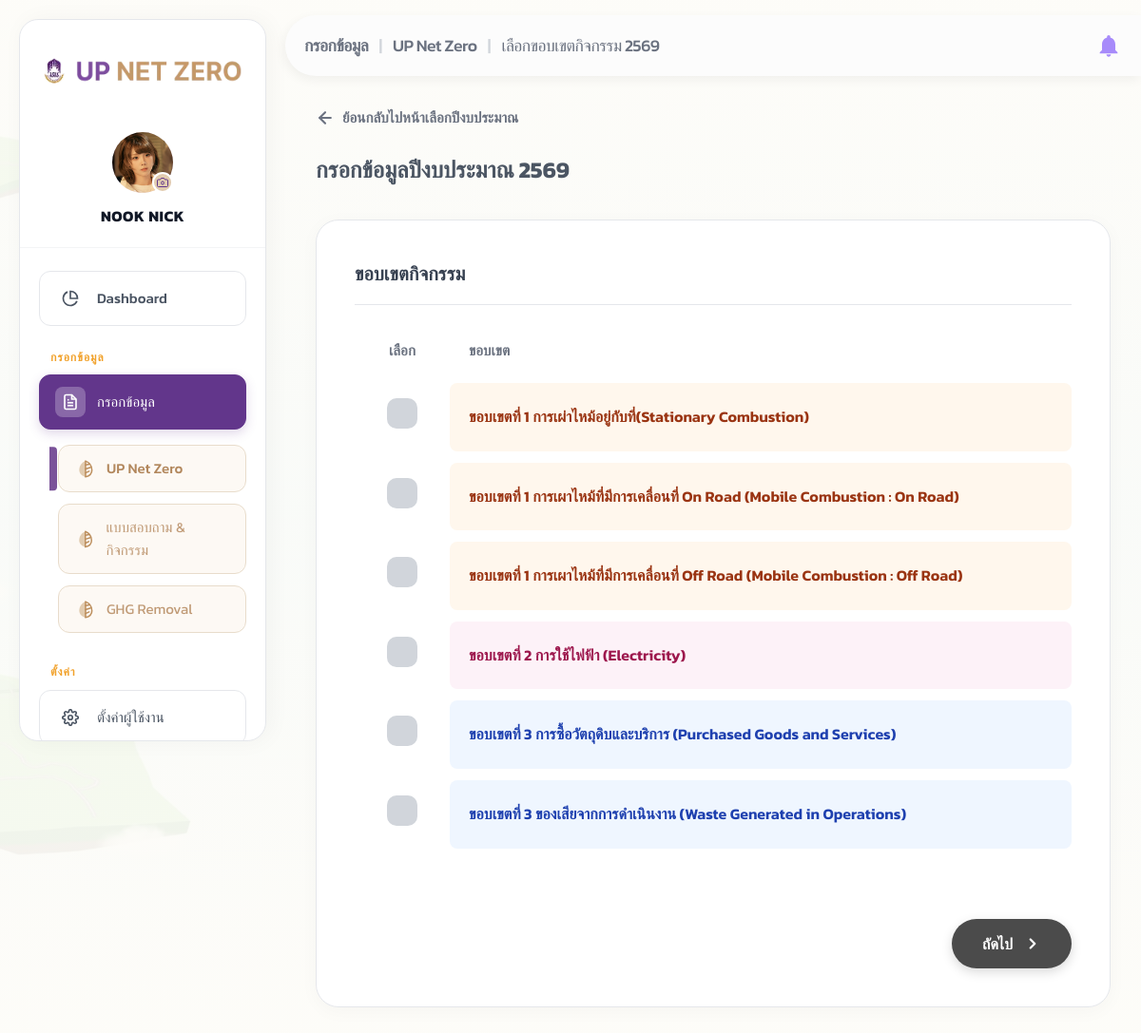
Screenshot of /admin/data_entry.php?year=25 (signed in) with the database file from the repository.
### tables this page shows
CREATE TABLE `admin_year` (
  `id` int(11) NOT NULL AUTO_INCREMENT,
  `year` int(11) NOT NULL,
  `created_at` timestamp NULL DEFAULT current_timestamp(),
  PRIMARY KEY (`id`),
  UNIQUE KEY `uniq_year` (`year`)
);

CREATE TABLE `admin_g` (
  `id` int(11) NOT NULL AUTO_INCREMENT,
  `scope` int(11) DEFAULT NULL,
  `name_tiem` varchar(255) NOT NULL,
  `order_num` int(11) DEFAULT 0,
  PRIMARY KEY (`id`),
  UNIQUE KEY `name_tiem` (`name_tiem`)
);

### config/db.php (called while the page is built, shortened)
<?php
if (!function_exists('asset_v')) {
    function asset_v(string $rel): string
    {
        static $cache = [];
        if (!array_key_exists($rel, $cache)) {
            $abs = dirname(__DIR__) . '/' . ltrim($rel, '/');
            $m = @filemtime($abs);
            $cache[$rel] = $m ? ('?v=' . $m) : '';
        }
        return $cache[$rel];
    }
}

### admin/data_entry.php (the view, shortened to what this page needs)
<?php
require_once __DIR__ . '/../config/db.php';
$pdo = getDB();
$root = '../';
$selected_year = isset($_GET['year']) ? (int) $_GET['year'] : 0;
$stmt = $pdo->prepare('SELECT year FROM admin_year WHERE id = ?');
$stmt->execute([$selected_year]);
$year_data = $stmt->fetch();
$year_name = $year_data ? $year_data['year'] : 'ไม่ระบุ';
$groups = $pdo->query('SELECT * FROM admin_g ORDER BY scope, order_num ASC, id ASC')->fetchAll();
$page_title = "กรอกข้อมูล";
$page_title2 = "UP Net Zero";
$page_title3 = "เลือกขอบเขตกิจกรรม $year_name";
?>
<!DOCTYPE html>
<html lang="th">
<head>
    <link rel="stylesheet" href="<?= $root ?>assets/css/admin.css<?= asset_v('assets/css/admin.css') ?>">
    <link rel="stylesheet" href="<?= $root ?>assets/css/sidebar.css<?= asset_v('assets/css/sidebar.css') ?>">
</head>
<body>
    <?php include_once __DIR__ . '/includes/sidebar.php'; ?>
    <main class="main-content">
        <?php include_once __DIR__ . '/includes/header.php'; ?>
        <div class="data-entry-container">
            <a href="items.php"
                style="display: inline-flex; align-items: center; gap: 8px; color: #6B7280; text-decoration: none; font-weight: 600; margin-bottom: 1.5rem; transition: all 0.2s; font-size: 0.95rem;"
                onmouseover="this.style.color='var(--clr-primary)'; this.style.transform='translateX(-4px)';"
                onmouseout="this.style.color='#6B7280'; this.style.transform='none'">
                <svg width="20" height="20" viewBox="0 0 24 24" fill="none" stroke="currentColor" stroke-width="2.5"
                    stroke-linecap="round" stroke-linejoin="round">
                    <line x1="19" y1="12" x2="5" y2="12"></line>
                    <polyline points="12 19 5 12 12 5"></polyline>
                </svg>
                ย้อนกลับไปหน้าเลือกปีงบประมาณ
            </a>
            <h2 class="main-heading">กรอกข้อมูลปีงบประมาณ <?= $year_name ?></h2>
            <div class="entry-card">
                <div class="entry-card-title">ขอบเขตกิจกรรม</div>
                <form action="data_entry_items.php" method="GET">
                    <table class="scope-table">
                        <thead>
                            <tr>
                                <th style="width: 100px; display: flex; justify-content: center;">เลือก</th>
                                <th>ขอบเขต</th>
                            </tr>
                        </thead>
                        <tbody>
                            <?php foreach ($groups as $g): ?>
                                <?php
                                $scope_class = "scope-" . $g['scope'] . "-row";
                                $scope_prefix = "ขอบเขตที่ " . $g['scope'];
                                ?>
                                <tr class="scope-row <?= $scope_class ?>"
                                    onclick="const cb = this.querySelector('input'); cb.checked = !cb.checked;">
                                    <td>
                                        <label class="radio-container">
                                            <span class="checkmark">
                                            </span>
                                        </label>
                                    </td>
                                    <td>
                                        <?= $scope_prefix ?>     <?= htmlspecialchars($g['name_tiem']) ?>
                                    </td>
                                </tr>
                            <?php endforeach; ?>
                        </tbody>
                    </table>
                    <div class="footer-actions">
                        <button type="submit" class="btn-next">
                            ถัดไป
                            <svg viewBox="0 0 24 24" fill="none" stroke="currentColor" stroke-width="3"
                                stroke-linecap="round" stroke-linejoin="round">
                                <path d="m9 18 6-6-6-6" />
                            </svg>
                        </button>
                    </div>
                </form>
            </div>
        </div>
    </main>
</body>
</html>

### admin/includes/sidebar.php (shortened to what this page needs)
<?php
$current_page = basename($_SERVER['PHP_SELF']);
$admin_name = isset($_SESSION['firstname']) && isset($_SESSION['lastname']) ? $_SESSION['firstname'] . ' ' . $_SESSION['lastname'] : 'ADMIN CESM';
?>
<aside class="sidebar-body">
    <div class="sidebar-logo">
        <img src="<?= $root ?? '../' ?>assets/images/logol.webp" alt="UP Logo" style="max-width: 100%; height: auto;"
            fetchpriority="high">
    </div>
    <div class="figma-profile-area" style="position: relative;">
        <a href="<?= $root ?? '../' ?>admin/profile.php"
            style="text-decoration: none; display: block; position: relative;" title="คลิกเพื่อเปลี่ยนโปรไฟล์">
            <div class="figma-avatar" style="overflow: hidden; cursor: pointer; position: relative; margin-bottom: 0;">
                <?php if (!empty($_SESSION['profile_image'])): ?>
                    <?php
                    $p_img = $_SESSION['profile_image'];
                    $webp_img = pathinfo($p_img, PATHINFO_FILENAME) . '.webp';
                    ?>
                    <img src="<?= $root ?? '../' ?>assets/images/profiles/<?= htmlspecialchars($webp_img) ?>" alt="Profile"
                        style="width: 100%; height: 100%; object-fit: cover;" fetchpriority="high">
                <?php endif; ?>
            </div>
            <div
                style="position: absolute; bottom: 0; right: 0; background: #E1CBAF; color: #62368B; border-radius: 50%; width: 22px; height: 22px; display: flex; align-items: center; justify-content: center; border: 2px solid #FFF;">
                <svg viewBox="0 0 24 24" fill="none" stroke="currentColor" stroke-width="2"
                    style="width: 12px; height: 12px;">
                    <path d="M23 19a2 2 0 0 1-2 2H3a2 2 0 0 1-2-2V8a2 2 0 0 1 2-2h4l2-3h6l2 3h4a2 2 0 0 1 2 2z"></path>
                    <circle cx="12" cy="13" r="3"></circle>
                </svg>
            </div>
        </a>
        <div class="figma-name" style="margin-top: 12px;"><?= htmlspecialchars(strtoupper($admin_name)) ?></div>
    </div>
    <nav class="sidebar-nav">
        <a href="<?= $root ?? '../' ?>admin/index.php"
            class="nav-item <?= ($current_page == 'index.php') ? 'active' : '' ?>">
            <div class="nav-icon-box">
                <svg class="nav-icon" viewBox="0 0 24 24" fill="none" stroke="currentColor">
                    <path d="M21.21 15.89A10 10 0 1 1 8 2.83M22 12A10 10 0 0 0 12 2v10z"></path>
                </svg>
            </div>
            Dashboard
        </a>
        <div class="nav-category">กรอกข้อมูล</div>
        <?php $is_data_entry_active = ($current_page == 'items.php' || $current_page == 'data_entry.php' || $current_page == 'data_entry_items.php' || $current_page == 'ghg.php' || $current_page == 'collect.php'); ?>
        <a href="<?= $root ?? '../' ?>admin/items.php" id="data-entry-toggle"
            class="nav-item <?= $is_data_entry_active ? 'active' : '' ?>">
            <div class="nav-icon-box">
            </div>
            กรอกข้อมูล
        </a>
        <div class="sub-nav-wrapper <?= $is_data_entry_active ? 'expanded' : '' ?>" id="data-entry-submenu"
            style="<?= $is_data_entry_active ? 'display:block !important;max-height:1000px !important;opacity:1 !important;overflow:visible !important;' : '' ?>">
            <div class="sub-nav">
                <a href="<?= $root ?? '../' ?>admin/items.php"
                    class="sub-item <?= ($current_page == 'items.php' || $current_page == 'data_entry.php' || $current_page == 'data_entry_items.php') ? 'active' : '' ?>">
                    UP Net Zero
                </a>
                <a href="<?= $root ?? '../' ?>admin/collect.php"
                    class="sub-item <?= ($current_page == 'collect.php') ? 'active' : '' ?>">
                    แบบสอบถาม &amp; กิจกรรม
                </a>
                <a href="<?= $root ?? '../' ?>admin/ghg.php"
                    class="sub-item <?= ($current_page == 'ghg.php') ? 'active' : '' ?>">
                    GHG Removal
                </a>
            </div>
        </div>
        <div class="nav-category">ตั้งค่า</div>
        <a href="<?= $root ?? '../' ?>admin/settings.php"
            class="nav-item <?= ($current_page == 'settings.php' || $current_page == 'users.php') ? 'active' : '' ?>">
            <div class="nav-icon-box">
            </div>
            ตั้งค่าผู้ใช้งาน
        </a>
    </nav>
</aside>

### admin/includes/header.php (shortened to what this page needs)
<header class="top-header"
    style="background-color: #fcfcfc; border: none; padding: 1.5vh 2.5vh; display: flex; justify-content: space-between; align-items: center; border-radius: 4vh 0 0 4vh; box-shadow: -2px 4px 12px rgba(0, 0, 0, 0.05); margin-top: 2vh;">
    <div class="header-title" style="color: #6B7280; font-size: 1.1rem; font-weight: 500;">
        <span class="animate-item">
            <strong><?= htmlspecialchars($page_title ?? 'ระบบ') ?></strong>
        </span>
        <?php if (!empty($page_title2) && $page_title2 !== 'null'): ?>
            <span class="animate-item delay-1">
                <span style="margin: 0 8px; color: #D1D5DB;">|</span>
                <?= htmlspecialchars($page_title2) ?>
            </span>
        <?php endif; ?>
        <?php if (!empty($page_title3) && $page_title3 !== 'null'): ?>
            <span class="animate-item delay-2">
                <span style="margin: 0 8px; color: #D1D5DB;">|</span>
                <?= htmlspecialchars($page_title3) ?>
            </span>
        <?php endif; ?>
    </div>
    <div style="display:flex; align-items:center;">
        <svg viewBox="0 0 24 24" width="28" height="28" fill="#A78BFA" style="cursor: pointer;" class="animate-item delay-4">
            <path
                d="M12 22c1.1 0 2-.9 2-2h-4c0 1.1.9 2 2 2zm6-6v-5c0-3.07-1.63-5.64-4.5-6.32V4c0-.83-.67-1.5-1.5-1.5s-1.5.67-1.5 1.5v.68C7.64 5.36 6 7.92 6 11v5l-2 2v1h16v-1l-2-2z" />
        </svg>
    </div>
</header>

### assets/css/admin.css (style rules this page uses)
:root { --clr-primary: #62368B; --clr-secondary: #502A75; --clr-accent: #FBB03B; --clr-success: #10B981; --clr-danger: #EF4444; --clr-warning: #F59E0B; --scope1: #F97316; --scope2: #EAB308; --scope3: #3B82F6; --sidebar-w: 260px; --header-h: 64px; --bg-base: #FDFCF8; --bg-surface: #FFFFFF; --bg-card: #FFFFFF; --bg-hover: #F9FAFB; --border: #E8DDCE; --text-primary: #1F2937; --text-secondary: #4B5563; --text-muted: #9CA3AF; --glass-bg: rgba(255, 255, 255, 0.82); --glass-blur: 16px; --transition: 0.3s cubic-bezier(0.4, 0, 0.2, 1); --radius-card: 24px; --radius-btn: 12px; }
*, *::before, *::after { box-sizing: border-box; margin: 0; padding: 0; }
body, input, button, select, textarea { font-family: 'Kanit', sans-serif; }
body { background: linear-gradient(rgba(253, 252, 248, 0.95), rgba(253, 252, 248, 0.95)), url('../images/island_bg_opt.webp') no-repeat center center fixed; background-size: cover; color: var(--text-primary); min-height: 100vh; display: flex; line-height: 1.6; -webkit-font-smoothing: antialiased; }
.top-header { height: var(--header-h); background: var(--glass-bg); backdrop-filter: blur(var(--glass-blur)); border-bottom: 1px solid var(--border); display: flex; align-items: center; padding: 0 2rem; position: sticky; top: 0; z-index: 50; gap: 1.5rem; }
.header-title { flex: 1; font-size: 1.4rem; font-weight: 800; color: var(--clr-primary); letter-spacing: -0.03em; }
.main-content { flex: 1; margin-left: 0; min-width: 0; display: flex; flex-direction: column; }

### admin/data_entry.php (style rules this page uses)
:root { --bg-page: #F8FAFC; }
body { background-color: var(--bg-page); }
.data-entry-container { width: 100%; margin: 0 auto; padding: 2rem; }
.main-heading { font-size: 1.5rem; font-weight: 700; color: #4B5563; margin-bottom: 2rem; }
.entry-card { background: #FFFFFF; border-radius: 24px; padding: 40px; box-shadow: 0 4px 20px rgba(0, 0, 0, 0.03); border: 1px solid #E5E7EB; }
.entry-card-title { font-size: 1.25rem; font-weight: 700; color: #374151; margin-bottom: 1.5rem; border-bottom: 1px solid #E5E7EB; padding-bottom: 1rem; }
.scope-table { width: 100%; border-collapse: separate; border-spacing: 0 12px; }
.scope-table th { text-align: left; padding: 0 20px 10px 20px; color: #6B7280; font-weight: 600; font-size: 0.95rem; }
.scope-row { transition: all 0.2s; cursor: pointer; }
.scope-row td { padding: 16px 20px; background: #FFFFFF; }
.scope-row td:first-child { border-radius: 5vh; width: 80px; text-align: center; }
.scope-row td:last-child { border-radius: 1vh; }
.scope-1-row td:last-child { background-color: #FFF7ED; color: #9A3412; font-weight: 600; }
.scope-2-row td:last-child { background-color: #FDF2F8; color: #9D174D; font-weight: 600; }
.scope-3-row td:last-child { background-color: #EFF6FF; color: #1E40AF; font-weight: 600; }
.radio-container { display: inline-block; position: relative; width: 32px; height: 32px; }
.checkmark { position: absolute; top: 0; left: 0; height: 32px; width: 32px; background-color: #D1D5DB; border-radius: 10px; transition: all 0.2s; display: flex; align-items: center; justify-content: center; }
.btn-next { display: flex; align-items: center; gap: 12px; background: #4B4B4B; color: white; border: none; padding: 14px 32px; border-radius: 999px; font-weight: 600; font-size: 1rem; cursor: pointer; transition: all 0.3s; margin-top: 2rem; float: right; box-shadow: 0 4px 12px rgba(0, 0, 0, 0.15); }
.btn-next svg { width: 18px; height: 18px; }
.footer-actions { display: flex; justify-content: flex-end; margin-top: 30px; }

### admin/includes/header.php (style rules this page uses)
.animate-item { display: inline-block; opacity: 0; animation: headerSlideIn 0.5s cubic-bezier(0.16, 1, 0.3, 1) forwards; }
.delay-1 { animation-delay: 0.1s; }
.delay-2 { animation-delay: 0.15s; }
.delay-4 { animation-delay: 0.25s; }

### rows the page displays
admin_year: year "เลือกขอบเขตกิจกรรม 2569", year "2569"
admin_g: scope "ขอบเขตที่ 1", name_tiem "การเผ่าไหม้อยู่กับที่(Stationary Combustion)"
admin_g: scope "ขอบเขตที่ 1", name_tiem "การเผาไหม้ที่มีการเคลื่อนที่ On Road (Mobile Combustion : On Road)"
admin_g: scope "ขอบเขตที่ 1", name_tiem "การเผาไหม้ที่มีการเคลื่อนที่ Off Road (Mobile Combustion : Off Road)"
admin_g: scope "ขอบเขตที่ 2", name_tiem "การใช้ไฟฟ้า (Electricity)"
admin_g: scope "ขอบเขตที่ 3", name_tiem "การซื้อวัตถุดิบและบริการ (Purchased Goods and Services)"
admin_g: scope "ขอบเขตที่ 3", name_tiem "ของเสียจากการดำเนินงาน (Waste Generated in Operations)"

### other values shown
$admin_name "NOOK NICK"
$page_title "กรอกข้อมูล"
$page_title2 "UP Net Zero"
